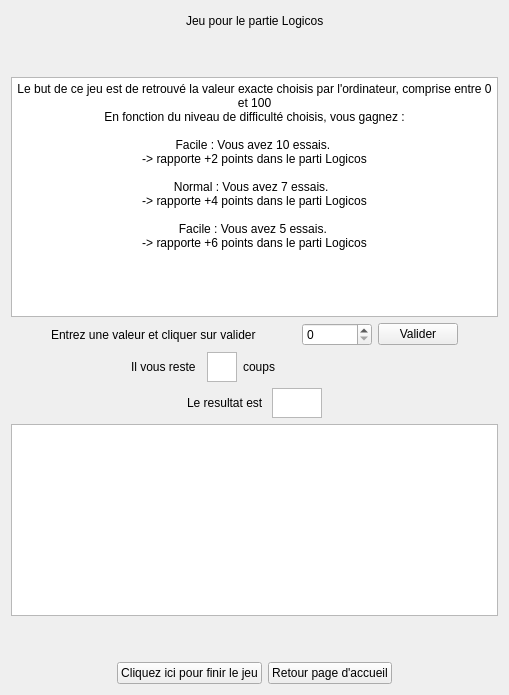
      <widget class="QWidget" name="page">
       <layout class="QGridLayout" name="gridLayout_8">
        <item row="0" column="0">
         <layout class="QVBoxLayout" name="verticalLayout_35">
          <item>
           <layout class="QVBoxLayout" name="verticalLayout_36">
            <item>
             <layout class="QHBoxLayout" name="horizontalLayout_40">
              <item>
               <spacer name="horizontalSpacer_73">
                <property name="orientation">
                 <enum>Qt::Horizontal</enum>
                </property>
                <property name="sizeHint" stdset="0">
                 <size>
                  <width>40</width>
                  <height>20</height>
                 </size>
                </property>
               </spacer>
              </item>
              <item>
               <widget class="QLabel" name="label_19">
                <property name="text">
                 <string>Jeu pour le partie Logicos</string>
                </property>
               </widget>
              </item>
              <item>
               <spacer name="horizontalSpacer_74">
                <property name="orientation">
                 <enum>Qt::Horizontal</enum>
                </property>
                <property name="sizeHint" stdset="0">
                 <size>
                  <width>40</width>
                  <height>20</height>
                 </size>
                </property>
               </spacer>
              </item>
             </layout>
            </item>
            <item>
             <spacer name="verticalSpacer_15">
              <property name="orientation">
               <enum>Qt::Vertical</enum>
              </property>
              <property name="sizeType">
               <enum>QSizePolicy::Fixed</enum>
              </property>
              <property name="sizeHint" stdset="0">
               <size>
                <width>20</width>
                <height>40</height>
               </size>
              </property>
             </spacer>
            </item>
            <item>
             <widget class="QTextBrowser" name="Enonce_2">
              <property name="minimumSize">
               <size>
                <width>0</width>
                <height>240</height>
               </size>
              </property>
              <property name="maximumSize">
               <size>
                <width>16777215</width>
                <height>300</height>
               </size>
              </property>
              <property name="html">
               <string>&lt;!DOCTYPE HTML PUBLIC &quot;-//W3C//DTD HTML 4.0//EN&quot; &quot;http://www.w3.org/TR/REC-html40/strict.dtd&quot;&gt;
&lt;html&gt;&lt;head&gt;&lt;meta name=&quot;qrichtext&quot; content=&quot;1&quot; /&gt;&lt;style type=&quot;text/css&quot;&gt;
p, li { white-space: pre-wrap; }
&lt;/style&gt;&lt;/head&gt;&lt;body style=&quot; font-family:'Noto Sans'; font-size:9pt; font-weight:400; font-style:normal;&quot;&gt;
&lt;p align=&quot;center&quot; style=&quot; margin-top:0px; margin-bottom:0px; margin-left:0px; margin-right:0px; -qt-block-indent:0; text-indent:0px;&quot;&gt;Le but de ce jeu est de retrouvé la valeur exacte choisis par l'ordinateur, comprise entre 0 et 100&lt;/p&gt;
&lt;p align=&quot;center&quot; style=&quot; margin-top:0px; margin-bottom:0px; margin-left:0px; margin-right:0px; -qt-block-indent:0; text-indent:0px;&quot;&gt;En fonction du niveau de difficulté choisis, vous gagnez :&lt;/p&gt;
&lt;p align=&quot;center&quot; style=&quot;-qt-paragraph-type:empty; margin-top:0px; margin-bottom:0px; margin-left:0px; margin-right:0px; -qt-block-indent:0; text-indent:0px;&quot;&gt;&lt;br /&gt;&lt;/p&gt;
&lt;p align=&quot;center&quot; style=&quot; margin-top:0px; margin-bottom:0px; margin-left:0px; margin-right:0px; -qt-block-indent:0; text-indent:0px;&quot;&gt;Facile : Vous avez 10 essais. &lt;/p&gt;
&lt;p align=&quot;center&quot; style=&quot; margin-top:0px; margin-bottom:0px; margin-left:0px; margin-right:0px; -qt-block-indent:0; text-indent:0px;&quot;&gt;-&amp;gt; rapporte +2 points dans le parti Logicos&lt;/p&gt;
&lt;p align=&quot;center&quot; style=&quot;-qt-paragraph-type:empty; margin-top:0px; margin-bottom:0px; margin-left:0px; margin-right:0px; -qt-block-indent:0; text-indent:0px;&quot;&gt;&lt;br /&gt;&lt;/p&gt;
&lt;p align=&quot;center&quot; style=&quot; margin-top:0px; margin-bottom:0px; margin-left:0px; margin-right:0px; -qt-block-indent:0; text-indent:0px;&quot;&gt;Normal : Vous avez 7 essais.  &lt;/p&gt;
&lt;p align=&quot;center&quot; style=&quot; margin-top:0px; margin-bottom:0px; margin-left:0px; margin-right:0px; -qt-block-indent:0; text-indent:0px;&quot;&gt;-&amp;gt; rapporte +4 points dans le parti Logicos&lt;/p&gt;
&lt;p align=&quot;center&quot; style=&quot;-qt-paragraph-type:empty; margin-top:0px; margin-bottom:0px; margin-left:0px; margin-right:0px; -qt-block-indent:0; text-indent:0px;&quot;&gt;&lt;br /&gt;&lt;/p&gt;
&lt;p align=&quot;center&quot; style=&quot; margin-top:0px; margin-bottom:0px; margin-left:0px; margin-right:0px; -qt-block-indent:0; text-indent:0px;&quot;&gt;Facile : Vous avez 5 essais. &lt;/p&gt;
&lt;p align=&quot;center&quot; style=&quot; margin-top:0px; margin-bottom:0px; margin-left:0px; margin-right:0px; -qt-block-indent:0; text-indent:0px;&quot;&gt;-&amp;gt; rapporte +6 points dans le parti Logicos&lt;/p&gt;
&lt;p align=&quot;center&quot; style=&quot;-qt-paragraph-type:empty; margin-top:0px; margin-bottom:0px; margin-left:0px; margin-right:0px; -qt-block-indent:0; text-indent:0px;&quot;&gt;&lt;br /&gt;&lt;/p&gt;&lt;/body&gt;&lt;/html&gt;</string>
              </property>
             </widget>
            </item>
            <item>
             <layout class="QHBoxLayout" name="horizontalLayout_42">
              <item>
               <spacer name="horizontalSpacer_78">
                <property name="orientation">
                 <enum>Qt::Horizontal</enum>
                </property>
                <property name="sizeHint" stdset="0">
                 <size>
                  <width>40</width>
                  <height>20</height>
                 </size>
                </property>
               </spacer>
              </item>
              <item>
               <widget class="QLabel" name="label_20">
                <property name="text">
                 <string>Entrez une valeur et cliquer sur valider</string>
                </property>
               </widget>
              </item>
              <item>
               <spacer name="horizontalSpacer_79">
                <property name="orientation">
                 <enum>Qt::Horizontal</enum>
                </property>
                <property name="sizeType">
                 <enum>QSizePolicy::Fixed</enum>
                </property>
                <property name="sizeHint" stdset="0">
                 <size>
                  <width>40</width>
                  <height>20</height>
                 </size>
                </property>
               </spacer>
              </item>
              <item>
               <widget class="QSpinBox" name="spin_reponse">
                <property name="minimumSize">
                 <size>
                  <width>70</width>
                  <height>0</height>
                 </size>
                </property>
               </widget>
              </item>
              <item>
               <widget class="QPushButton" name="bvalider_jeu2_valeur">
                <property name="text">
                 <string>Valider</string>
                </property>
               </widget>
              </item>
              <item>
               <spacer name="horizontalSpacer_80">
                <property name="orientation">
                 <enum>Qt::Horizontal</enum>
                </property>
                <property name="sizeHint" stdset="0">
                 <size>
                  <width>40</width>
                  <height>20</height>
                 </size>
                </property>
               </spacer>
              </item>
             </layout>
            </item>
            <item>
             <layout class="QHBoxLayout" name="horizontalLayout_44">
              <item>
               <spacer name="horizontalSpacer_81">
                <property name="orientation">
                 <enum>Qt::Horizontal</enum>
                </property>
                <property name="sizeType">
                 <enum>QSizePolicy::Fixed</enum>
                </property>
                <property name="sizeHint" stdset="0">
                 <size>
                  <width>120</width>
                  <height>20</height>
                 </size>
                </property>
               </spacer>
              </item>
              <item>
               <widget class="QLabel" name="label_21">
                <property name="maximumSize">
                 <size>
                  <width>70</width>
                  <height>16777215</height>
                 </size>
                </property>
                <property name="text">
                 <string>Il vous reste </string>
                </property>
               </widget>
              </item>
              <item>
               <widget class="QTextEdit" name="coups_restants">
                <property name="maximumSize">
                 <size>
                  <width>30</width>
                  <height>30</height>
                 </size>
                </property>
                <property name="html">
                 <string>&lt;!DOCTYPE HTML PUBLIC &quot;-//W3C//DTD HTML 4.0//EN&quot; &quot;http://www.w3.org/TR/REC-html40/strict.dtd&quot;&gt;
&lt;html&gt;&lt;head&gt;&lt;meta name=&quot;qrichtext&quot; content=&quot;1&quot; /&gt;&lt;style type=&quot;text/css&quot;&gt;
p, li { white-space: pre-wrap; }
&lt;/style&gt;&lt;/head&gt;&lt;body style=&quot; font-family:'Noto Sans'; font-size:9pt; font-weight:400; font-style:normal;&quot;&gt;
&lt;p style=&quot;-qt-paragraph-type:empty; margin-top:0px; margin-bottom:0px; margin-left:0px; margin-right:0px; -qt-block-indent:0; text-indent:0px;&quot;&gt;&lt;br /&gt;&lt;/p&gt;&lt;/body&gt;&lt;/html&gt;</string>
                </property>
               </widget>
              </item>
              <item>
               <widget class="QLabel" name="label_22">
                <property name="text">
                 <string>coups</string>
                </property>
               </widget>
              </item>
              <item>
               <widget class="QLabel" name="conseil">
                <property name="text">
                 <string/>
                </property>
               </widget>
              </item>
             </layout>
            </item>
            <item>
             <layout class="QHBoxLayout" name="horizontalLayout_45"/>
            </item>
            <item>
             <layout class="QHBoxLayout" name="horizontalLayout_46">
              <item>
               <spacer name="horizontalSpacer_82">
                <property name="orientation">
                 <enum>Qt::Horizontal</enum>
                </property>
                <property name="sizeHint" stdset="0">
                 <size>
                  <width>40</width>
                  <height>20</height>
                 </size>
                </property>
               </spacer>
              </item>
              <item>
               <widget class="QLabel" name="Resultat_2">
                <property name="text">
                 <string>Le resultat est </string>
                </property>
               </widget>
              </item>
              <item>
               <widget class="QTextBrowser" name="reponse">
                <property name="maximumSize">
                 <size>
                  <width>50</width>
                  <height>30</height>
                 </size>
                </property>
               </widget>
              </item>
              <item>
               <spacer name="horizontalSpacer_83">
                <property name="orientation">
                 <enum>Qt::Horizontal</enum>
                </property>
                <property name="sizeHint" stdset="0">
                 <size>
                  <width>40</width>
                  <height>20</height>
                 </size>
                </property>
               </spacer>
              </item>
             </layout>
            </item>
            <item>
             <widget class="QTextEdit" name="resul_pop_2"/>
            </item>
            <item>
             <spacer name="verticalSpacer_32">
              <property name="orientation">
               <enum>Qt::Vertical</enum>
              </property>
              <property name="sizeHint" stdset="0">
               <size>
                <width>20</width>
                <height>40</height>
               </size>
              </property>
             </spacer>
            </item>
            <item>
             <layout class="QHBoxLayout" name="horizontalLayout_47">
              <item>
               <spacer name="horizontalSpacer_84">
                <property name="orientation">
                 <enum>Qt::Horizontal</enum>
                </property>
                <property name="sizeHint" stdset="0">
                 <size>
                  <width>40</width>
                  <height>20</height>
                 </size>
                </property>
               </spacer>
              </item>
              <item>
               <widget class="QPushButton" name="next_jeu3">
                <property name="text">
                 <string>Cliquez ici pour finir le jeu</string>
                </property>
               </widget>
              </item>
              <item>
               <widget class="QPushButton" name="pushButton_3">
                <property name="text">
                 <string>Retour page d'accueil</string>
                </property>
               </widget>
              </item>
              <item>
               <spacer name="horizontalSpacer_85">
                <property name="orientation">
                 <enum>Qt::Horizontal</enum>
                </property>
                <property name="sizeHint" stdset="0">
                 <size>
                  <width>40</width>
                  <height>20</height>
                 </size>
                </property>
               </spacer>
              </item>
             </layout>
            </item>
           </layout>
          </item>
         </layout>
        </item>
       </layout>
      </widget>
